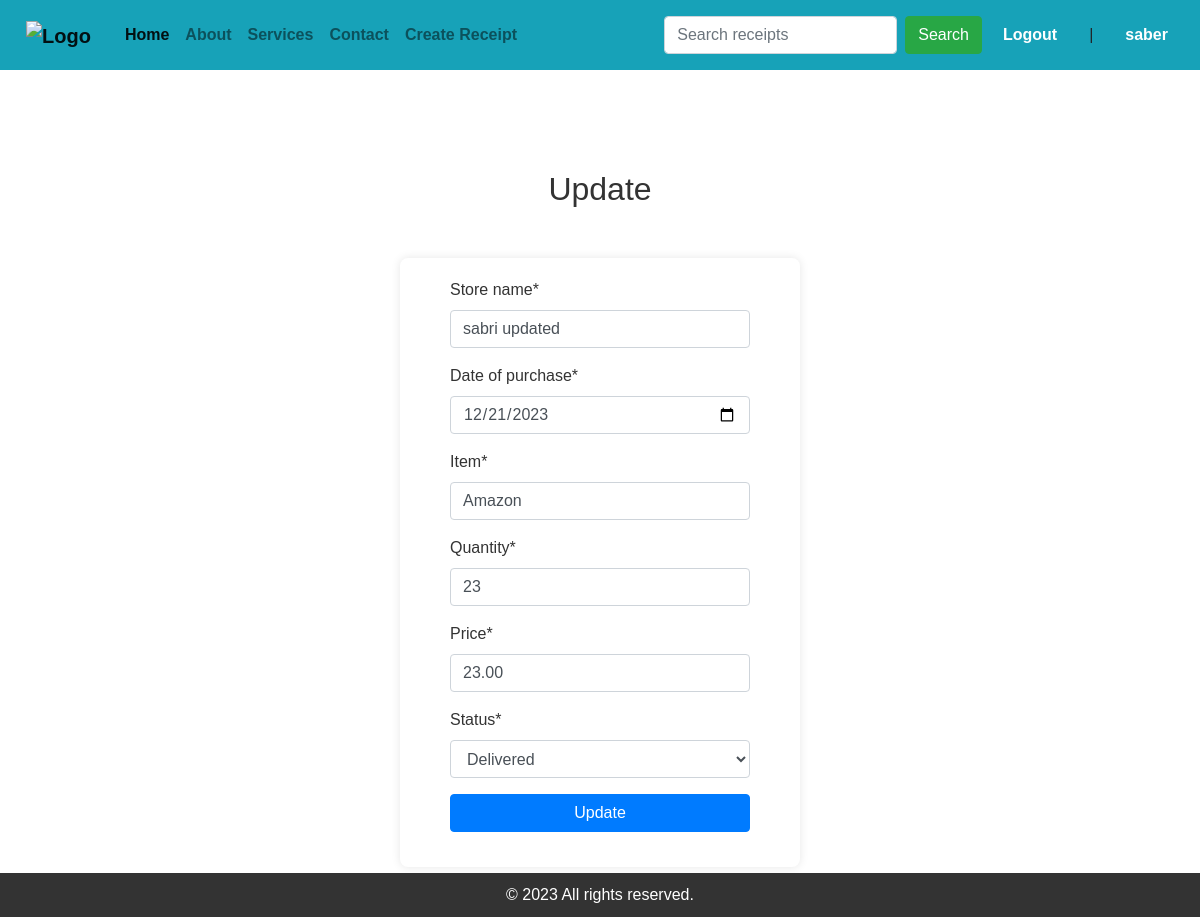
The app's page /update_receipt/11/ (signed in) with its own data.
### trackApp/models.py (models this page shows, shortened)
class Recipe(models.Model):
    options = (
        ('Ordered', 'Ordered'),
        ('Shipped', 'Shipped'),
        ('Out of Delivery', 'Out'),
        ('Arriving', 'Arriving'),
        ('Delivered', 'Delivered')
    )
    user = models.ForeignKey(User, on_delete=models.CASCADE)
    store_name = models.CharField(max_length=255)
    date_of_purchase = models.DateField()
    item = models.CharField(max_length=255)
    price = models.DecimalField(max_digits=10, decimal_places=2)
    quantity = models.IntegerField()
    status = models.CharField(max_length=30, choices=options, default='Ordered')

### trackApp/views.py (the view, shortened to what this page needs)
# urls.py: path('update_receipt/<int:pk>/', login_required(views.UpdateReceiptView.as_view()), name='update_receipt'),
class UpdateReceiptView(UpdateView):
    model = Recipe
    form_class = RecipeForm
    template_name = 'trackApp/update_item.html'
    def get_object(self, queryset=None):
        obj = super().get_object(queryset=queryset)
        if self.request.user != obj.user:
            logger.info("Permission denied, you are not allowed to update this!")
            raise PermissionDenied("You do not have permission to update this receipt.")
        return obj

### trackApp/forms.py
class RecipeForm(forms.ModelForm):
    class Meta:
        model = Recipe
        fields = ['store_name', 'date_of_purchase', 'item', 'quantity', 'price', 'status']
        widgets = {
            'date_of_purchase': DateInput(attrs={'type': 'date'}),
            'status': forms.Select(attrs={'class': 'form-control'})
        }

### templates/trackApp/update_item.html (shortened to what this page needs)
{% extends 'trackApp/base.html' %}
{% load crispy_forms_tags %}
{% block content %}
    {% if user.is_authenticated %}
        {% if user.id == recipe.user.id %}
            <h2 class="text-center my-3">Update {{ item_to_update.store_name }}</h2>
            <div class="container">
                <div class="col justify-content-center">
                    <form method="post" enctype="multipart/form-data"
                          class="uniForm col-md-12">
                        <div class="form-fields">
                            {{ form|crispy }}
                        </div>
                        <input type="submit" class="btn btn-primary text-center" value="Update">
                    </form>
                </div>
            </div>
        {% else %}
            <h2 class="danger">You are not allowed to be here!</h2>
        {% endif %}
    {% endif %}
{% endblock %}

### templates/trackApp/base.html (shortened to what this page needs)
{% load static %}
{% load crispy_forms_tags %}
<!DOCTYPE html>
<html lang="en">
<head>
    <link rel="stylesheet" href="https://stackpath.bootstrapcdn.com/bootstrap/4.5.2/css/bootstrap.min.css">
    <link rel="stylesheet" href="{% static 'css/styles.css' %}">
    <link rel="stylesheet" href="https://cdn.jsdelivr.net/npm/bootstrap-icons@1.11.2/font/bootstrap-icons.min.css">
</head>
<body>
<nav class="navbar navbar-expand-lg navbar-light bg-info">
    <div class="logo">
        <a class="navbar-brand" href="{% url 'index' %}">
            <img src="{% static 'imgs/trackerlogo.png' %}" alt="Logo" width="50" height="50">
        </a>
    </div>
    <div class="collapse navbar-collapse" id="navbarNav">
        <ul class="navbar-nav">
            <li class="nav-item active">
                <a class="nav-link" href="{% url 'index' %}">Home</a>
            </li>
            <li class="nav-item">
                <a class="nav-link" href="#about">About</a>
            </li>
            <li class="nav-item">
                <a class="nav-link" href="#services">Services</a>
            </li>
            <li class="nav-item">
                <a class="nav-link" href="#contact">Contact</a>
            </li>
            <li class="nav-item">
                {% if user.is_authenticated %}
                    <a class="nav-link" href="{% url 'create_receipt' %}">Create Receipt</a>
                {% endif %}
            </li>
        </ul>
        <form class="form-inline my-2 my-lg-0 ml-auto" method="get" action="{% url 'track_item' %}">
            <input class="form-control my-2 mr-sm-2" type="number" name="search" placeholder="Search receipts"
                   aria-label="Search" min="0" step="1" required>
            <button class="btn btn-success my-2 my-sm-0" type="submit">Search</button>
        </form>
        <div class="login-logout">
            {% if user.is_authenticated %}
                <a href="{% url 'logout_user' %}" class="nav-link">Logout</a>
                <span class="nav-link">|</span>
                <a href="" class="nav-link">{{ user.username }}</a>
            {% else %}
                <i class="fas fa-user"></i>
                <a href="{% url 'login_user' %}" class="nav-link">login</a>
                <span class="nav-link">|</span>
                <a href="{% url 'register_user' %}" class="nav-link">Register</a>
            {% endif %}
        </div>
    </div>
</nav>
{% block content %}
{% endblock %}
<footer>
    &copy; 2023 All rights reserved.
</footer>
</body>
</html>

### static/css/styles.css (style rules this page uses)
body { font-family: 'Arial', sans-serif; margin: 0; padding: 0; box-sizing: border-box; }
nav { background-color: #444; padding: 10px; overflow: hidden; }
nav a { float: left; color: #fff; font-weight: bold; text-align: center; padding: 4px 10px; text-decoration: none; }
footer { background-color: #333; color: #fff; text-align: center; padding: 10px; position: fixed; bottom: 0; width: 100%; }
.logo { float: left; }
.login-logout { float: right; display: flex; align-items: center; }
.container { max-width: 400px; margin: 50px auto; background-color: #fff; padding: 20px; border-radius: 8px; box-shadow: 0 0 10px rgba(0, 0, 0, 0.1); }
h2 { text-align: center; color: #333; }
form { display: flex; flex-direction: column; }
label { margin-bottom: 8px; color: #333; }
input { padding: 10px; margin-bottom: 15px; border: 1px solid #ccc; border-radius: 4px; }
button { background-color: #007bff; color: #fff; padding: 10px; border: none; border-radius: 4px; cursor: pointer; }
a { text-decoration: none; }

### records on screen
Recipe: store_name "sabri updated", date_of_purchase "12/21/2023", item "Amazon", quantity "23", price "23.00", status "Delivered"

### other values on screen
{{ user.username }} "saber"
